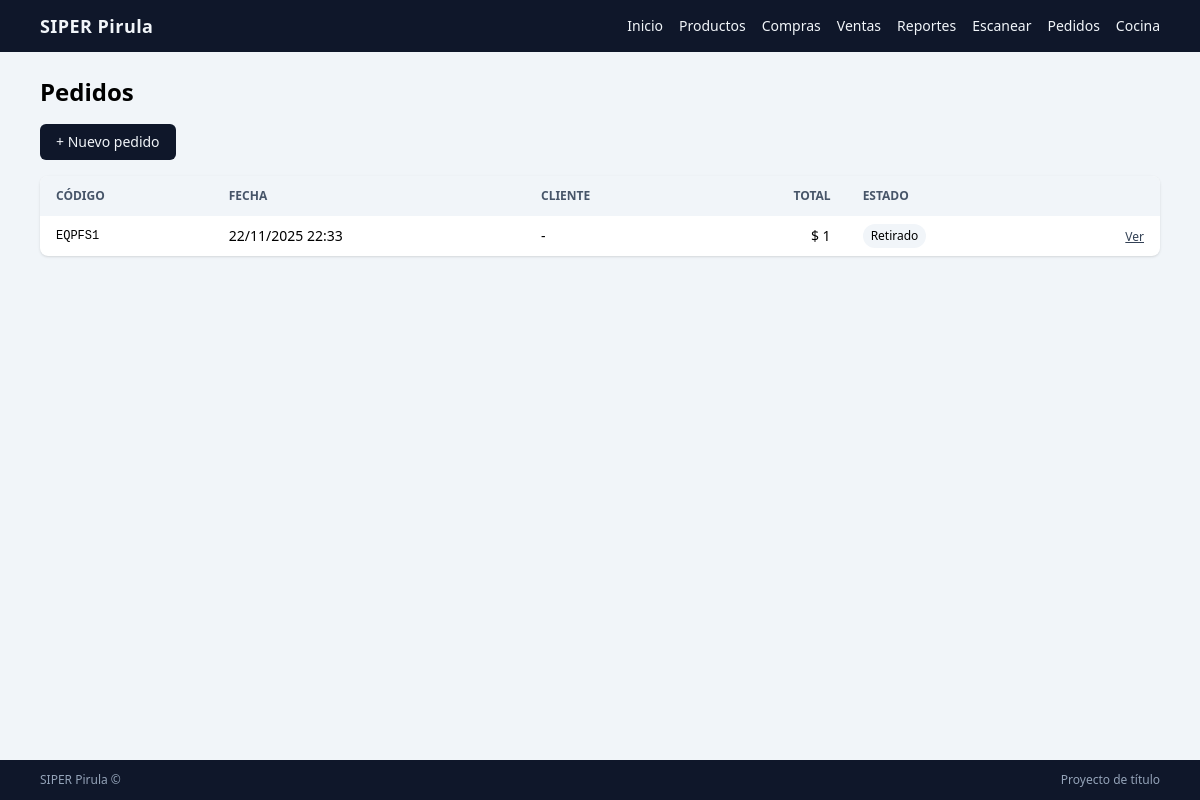
The page /pedidos/ (signed in) on the database as committed earlier.
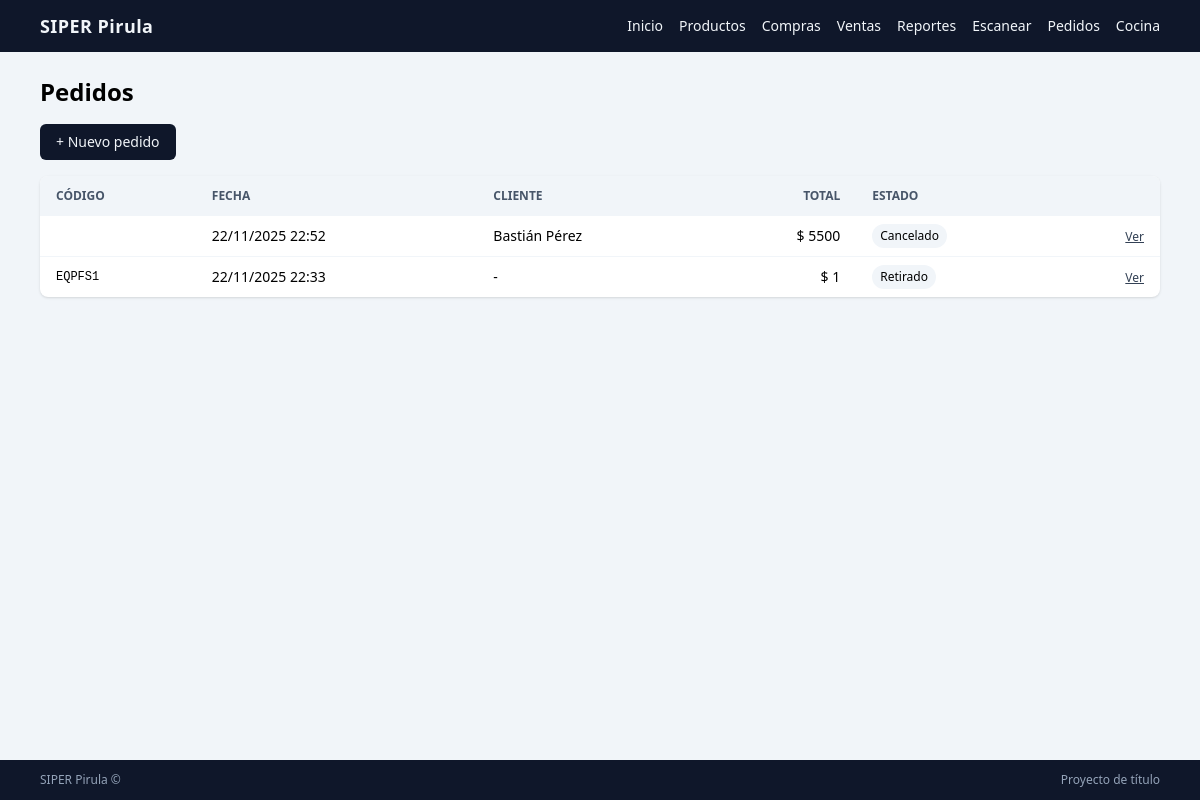
The same page on the database as committed later.
### pedidos/models.py (models this page shows, shortened)
class Pedido(models.Model):
    EST_RECIBIDO = "RECIBIDO"
    EST_PREPARANDO = "PREPARANDO"
    EST_LISTO = "LISTO"
    EST_RETIRADO = "RETIRADO"
    EST_CANCELADO = "CANCELADO"
    EST_NO_RETIRA = "NO_RETIRA"
    ESTADO_CHOICES = [
        (EST_RECIBIDO, "Recibido"),
        (EST_PREPARANDO, "Preparando"),
        (EST_LISTO, "Listo para retiro"),
        (EST_RETIRADO, "Retirado"),
        (EST_CANCELADO, "Cancelado"),
        (EST_NO_RETIRA, "No retira"),
    ]
    negocio = models.ForeignKey(
        Negocio,
        on_delete=models.PROTECT,
        related_name="pedidos",
    )
    cliente = models.ForeignKey(
        Cliente,
        on_delete=models.SET_NULL,
        null=True,
        blank=True,
        related_name="pedidos",
    )
    codigo = models.CharField(
        max_length=16,
        unique=True,
        help_text="Código corto para mostrar al cliente (ej: ABC123).",
    )
    fecha = models.DateTimeField(auto_now_add=True)
    estado = models.CharField(
        max_length=20,
        choices=ESTADO_CHOICES,
        default=EST_RECIBIDO,
    )
    nombre = models.CharField(max_length=120, blank=True, null=True)
    correo = models.EmailField(blank=True, null=True)
    telefono = models.CharField(max_length=40, blank=True, null=True)
    total_monto = models.PositiveIntegerField(default=0)
    class Meta:
        db_table = "pedido"
        ordering = ["-fecha"]
    @property
    def total(self) -> int:
        return sum(item.subtotal for item in self.items.all())

class PedidoItem(models.Model):
    pedido = models.ForeignKey(
        Pedido,
        on_delete=models.CASCADE,
        related_name="items",
    )
    producto = models.ForeignKey(
        Producto,
        on_delete=models.PROTECT,
        related_name="pedido_items",
    )
    cantidad = models.PositiveIntegerField()
    precio = models.PositiveIntegerField(
        help_text="Precio unitario en pesos chilenos.",
    )
    class Meta:
        db_table = "pedido_item"
    @property
    def subtotal(self) -> int:
        return self.cantidad * self.precio

class Cliente(models.Model):
    negocio = models.ForeignKey(
        Negocio,
        on_delete=models.PROTECT,
        related_name="clientes",
    )
    nombre = models.CharField(max_length=120)
    correo = models.EmailField(blank=True, null=True)
    telefono = models.CharField(max_length=40, blank=True, null=True)
    activo = models.BooleanField(default=True)
    class Meta:
        db_table = "cliente"
        ordering = ["nombre"]

### pedidos/views.py (the view)
# urls.py: path("", views.PedidoListaView.as_view(), name="pedido_lista"),
class PedidoListaView(LoginRequiredMixin, ListView):
    model = Pedido
    template_name = "pedidos/pedido_lista.html"
    context_object_name = "pedidos"
    paginate_by = 25
    def get_queryset(self):
        negocio = self.request.user.perfilusuario.negocio
        return Pedido.objects.filter(negocio=negocio).order_by("-fecha")

### templates/pedidos/pedido_lista.html (shortened to what this page needs)
{% extends "../core/base.html" %}
{% block content %}
<h1 class="text-2xl font-bold mb-4">Pedidos</h1>
<div class="mb-4">
    <a href="{% url 'pedidos:pedido_crear' %}"
       class="inline-flex items-center px-4 py-2 text-sm font-medium rounded-md bg-slate-900 text-slate-100 hover:bg-slate-700">
        + Nuevo pedido
    </a>
</div>
<div class="bg-white rounded-lg shadow overflow-hidden">
    <table class="min-w-full text-sm">
        <thead class="bg-slate-100 text-left text-xs font-semibold text-slate-600 uppercase">
            <tr>
                <th class="px-4 py-3">Código</th>
                <th class="px-4 py-3">Fecha</th>
                <th class="px-4 py-3">Cliente</th>
                <th class="px-4 py-3 text-right">Total</th>
                <th class="px-4 py-3">Estado</th>
                <th class="px-4 py-3"></th>
            </tr>
        </thead>
        <tbody class="divide-y divide-slate-100">
            {% for pedido in pedidos %}
                <tr class="hover:bg-slate-50">
                    <td class="px-4 py-2 font-mono text-xs">{{ pedido.codigo }}</td>
                    <td class="px-4 py-2">{{ pedido.fecha|date:"d/m/Y H:i" }}</td>
                    <td class="px-4 py-2">
                        {{ pedido.cliente.nombre|default:pedido.nombre|default:"-" }}
                    </td>
                    <td class="px-4 py-2 text-right">
                        $ {{ pedido.total|default:pedido.total_monto|floatformat:0 }}
                    </td>
                    <td class="px-4 py-2">
                        <span class="inline-flex px-2 py-1 text-xs rounded-full bg-slate-100">
                            {{ pedido.get_estado_display }}
                        </span>
                    </td>
                    <td class="px-4 py-2 text-right">
                        <a href="{% url 'pedidos:pedido_detalle' pedido.pk %}"
                           class="text-slate-700 hover:text-slate-900 text-xs underline">
                            Ver
                        </a>
                    </td>
                </tr>
            {% empty %}
                <tr>
                    <td colspan="6" class="px-4 py-4 text-center text-slate-500 text-sm">
                        No hay pedidos registrados.
                    </td>
                </tr>
            {% endfor %}
        </tbody>
    </table>
</div>
{% endblock %}

Rows that differ between the two databases and show on the page:
added Pedido: fecha "22/11/2025 22:52", cliente.nombre "Bastián Pérez", total "5500", estado "Cancelado"
